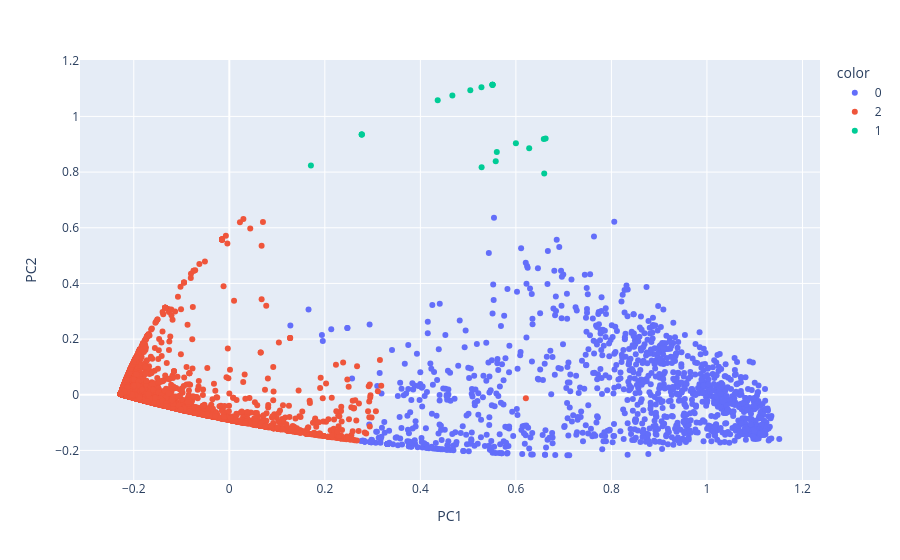

Notebook source saved alongside this figure:
### Code cell
# Visualiser les classes
scatter_plot(New_df, cah_partition)

### Figure 1 — Plotly figure (JSON) as saved in the notebook; plotly's stock layout.template omitted (floating-point values rounded to 4 significant figures; data arrays with more than 128 entries replaced by an {"elided": "..."} marker saying what was removed)
{"data": [{"hovertemplate": "color=0<br>PC1=%{x}<br>PC2=%{y}<extra></extra>", "legendgroup": "0", "marker": {"color": "#636efa", "symbol": "circle"}, "mode": "markers", "name": "0", "orientation": "v", "showlegend": true, "type": "scatter", "x": {"elided": "1172 float values"}, "xaxis": "x", "y": {"elided": "1172 float values"}, "yaxis": "y"}, {"hovertemplate": "color=2<br>PC1=%{x}<br>PC2=%{y}<extra></extra>", "legendgroup": "2", "marker": {"color": "#EF553B", "symbol": "circle"}, "mode": "markers", "name": "2", "orientation": "v", "showlegend": true, "type": "scatter", "x": {"elided": "5742 float values"}, "xaxis": "x", "y": {"elided": "5742 float values"}, "yaxis": "y"}, {"hovertemplate": "color=1<br>PC1=%{x}<br>PC2=%{y}<extra></extra>", "legendgroup": "1", "marker": {"color": "#00cc96", "symbol": "circle"}, "mode": "markers", "name": "1", "orientation": "v", "showlegend": true, "type": "scatter", "x": [0.5046, 0.5279, 0.467, 0.551, 0.551, 0.551, 0.2773, 0.2773, 0.4363, 0.2773, 0.1708, 0.551, 0.6, 0.6622, 0.5282, 0.6584, 0.6279, 0.6593, 0.56, 0.5578], "xaxis": "x", "y": [1.095, 1.105, 1.075, 1.114, 1.114, 1.114, 0.9351, 0.9351, 1.058, 0.9351, 0.8234, 1.114, 0.9039, 0.9209, 0.8173, 0.9189, 0.8857, 0.7952, 0.872, 0.8389], "yaxis": "y"}], "layout": {"legend": {"title": {"text": "color"}, "tracegroupgap": 0}, "margin": {"t": 60}, "xaxis": {"anchor": "y", "domain": [0.0, 1.0], "title": {"text": "PC1"}}, "yaxis": {"anchor": "x", "domain": [0.0, 1.0], "title": {"text": "PC2"}}}}
